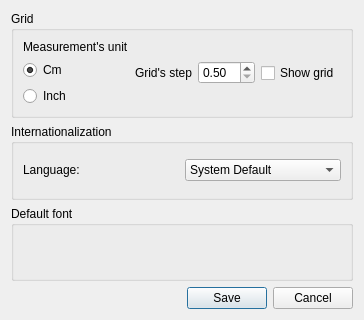
<?xml version="1.0" encoding="UTF-8"?>
<ui version="4.0">
 <class>SettingDlg</class>
 <widget class="QDialog" name="SettingDlg">
  <property name="geometry">
   <rect>
    <x>0</x>
    <y>0</y>
    <width>364</width>
    <height>320</height>
   </rect>
  </property>
  <property name="windowTitle">
   <string>Settings</string>
  </property>
  <property name="windowIcon">
   <iconset resource="images.qrc">
    <normaloff>:/new/prefix1/images/setting.png</normaloff>:/new/prefix1/images/setting.png</iconset>
  </property>
  <layout class="QVBoxLayout" name="verticalLayout">
   <item>
    <widget class="QGroupBox" name="groupBox">
     <property name="title">
      <string>Grid</string>
     </property>
     <layout class="QHBoxLayout" name="horizontalLayout_3">
      <item>
       <layout class="QVBoxLayout" name="verticalLayout_2">
        <item>
         <widget class="QLabel" name="label_2">
          <property name="text">
           <string>Measurement's unit</string>
          </property>
         </widget>
        </item>
        <item>
         <widget class="QRadioButton" name="rbCm">
          <property name="enabled">
           <bool>true</bool>
          </property>
          <property name="text">
           <string>Cm</string>
          </property>
          <property name="checked">
           <bool>true</bool>
          </property>
         </widget>
        </item>
        <item>
         <widget class="QRadioButton" name="rbInch">
          <property name="enabled">
           <bool>true</bool>
          </property>
          <property name="text">
           <string>Inch</string>
          </property>
         </widget>
        </item>
       </layout>
      </item>
      <item>
       <layout class="QHBoxLayout" name="horizontalLayout_2">
        <item>
         <widget class="QLabel" name="label">
          <property name="text">
           <string>Grid's step</string>
          </property>
         </widget>
        </item>
        <item>
         <widget class="QDoubleSpinBox" name="dsp1">
          <property name="minimum">
           <double>0.500000000000000</double>
          </property>
          <property name="singleStep">
           <double>0.100000000000000</double>
          </property>
         </widget>
        </item>
       </layout>
      </item>
      <item>
       <widget class="QCheckBox" name="chShowGrid">
        <property name="text">
         <string>Show grid</string>
        </property>
       </widget>
      </item>
     </layout>
    </widget>
   </item>
   <item>
    <widget class="QGroupBox" name="groupBox_2">
     <property name="title">
      <string>Internationalization</string>
     </property>
     <layout class="QVBoxLayout" name="verticalLayout_3">
      <item>
       <layout class="QHBoxLayout" name="horizontalLayout_4">
        <item>
         <widget class="QLabel" name="lblLanguage">
          <property name="text">
           <string>Language:</string>
          </property>
         </widget>
        </item>
        <item>
         <widget class="QComboBox" name="cmbLanguage">
          <item>
           <property name="text">
            <string>System Default</string>
           </property>
          </item>
          <item>
           <property name="text">
            <string>Arabic عربي</string>
           </property>
          </item>
          <item>
           <property name="text">
            <string>American English</string>
           </property>
          </item>
          <item>
           <property name="text">
            <string>Chinese</string>
           </property>
          </item>
          <item>
           <property name="text">
            <string>Dutch</string>
           </property>
          </item>
          <item>
           <property name="text">
            <string>French</string>
           </property>
          </item>
          <item>
           <property name="text">
            <string>Georgian ქართული</string>
           </property>
          </item>
          <item>
           <property name="text">
            <string>German</string>
           </property>
          </item>
          <item>
           <property name="text">
            <string>Italian</string>
           </property>
          </item>
          <item>
           <property name="text">
            <string>Poland</string>
           </property>
          </item>
          <item>
           <property name="text">
            <string>Portuguese</string>
           </property>
          </item>
          <item>
           <property name="text">
            <string>Serbian</string>
           </property>
          </item>
          <item>
           <property name="text">
            <string>Serbian Latin</string>
           </property>
          </item>
          <item>
           <property name="text">
            <string>Spanish</string>
           </property>
          </item>
          <item>
           <property name="text">
            <string>Tamil தமிழ்</string>
           </property>
          </item>
          <item>
           <property name="text">
            <string>Ukraine Український</string>
           </property>
          </item>
         </widget>
        </item>
       </layout>
      </item>
     </layout>
    </widget>
   </item>
   <item>
    <widget class="QGroupBox" name="grpFont">
     <property name="title">
      <string>Default font</string>
     </property>
     <layout class="QVBoxLayout" name="verticalLayout_4">
      <item>
       <layout class="QHBoxLayout" name="fntLayout"/>
      </item>
     </layout>
    </widget>
   </item>
   <item>
    <layout class="QHBoxLayout" name="horizontalLayout">
     <item>
      <spacer name="horizontalSpacer">
       <property name="orientation">
        <enum>Qt::Horizontal</enum>
       </property>
       <property name="sizeHint" stdset="0">
        <size>
         <width>40</width>
         <height>20</height>
        </size>
       </property>
      </spacer>
     </item>
     <item>
      <widget class="QPushButton" name="btnSave">
       <property name="text">
        <string>Save</string>
       </property>
      </widget>
     </item>
     <item>
      <widget class="QPushButton" name="btnCancel">
       <property name="text">
        <string>Cancel</string>
       </property>
      </widget>
     </item>
    </layout>
   </item>
  </layout>
 </widget>
 <resources>
  <include location="images.qrc"/>
 </resources>
 <connections>
  <connection>
   <sender>btnCancel</sender>
   <signal>clicked()</signal>
   <receiver>SettingDlg</receiver>
   <slot>reject()</slot>
   <hints>
    <hint type="sourcelabel">
     <x>175</x>
     <y>272</y>
    </hint>
    <hint type="destinationlabel">
     <x>199</x>
     <y>149</y>
    </hint>
   </hints>
  </connection>
  <connection>
   <sender>btnSave</sender>
   <signal>clicked()</signal>
   <receiver>SettingDlg</receiver>
   <slot>accept()</slot>
   <hints>
    <hint type="sourcelabel">
     <x>94</x>
     <y>272</y>
    </hint>
    <hint type="destinationlabel">
     <x>199</x>
     <y>149</y>
    </hint>
   </hints>
  </connection>
 </connections>
</ui>
